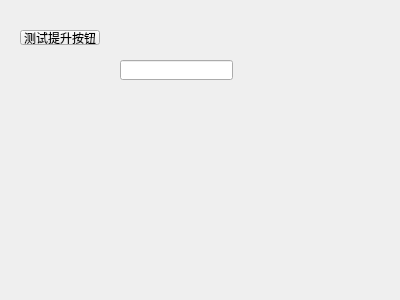
<?xml version="1.0" encoding="UTF-8"?>
<ui version="4.0">
 <class>TestSheji</class>
 <widget class="QWidget" name="TestSheji">
  <property name="geometry">
   <rect>
    <x>0</x>
    <y>0</y>
    <width>400</width>
    <height>300</height>
   </rect>
  </property>
  <property name="windowTitle">
   <string>Form</string>
  </property>
  <widget class="QPushButton" name="pushButton">
   <property name="geometry">
    <rect>
     <x>20</x>
     <y>30</y>
     <width>80</width>
     <height>15</height>
    </rect>
   </property>
   <property name="text">
    <string>测试提升按钮</string>
   </property>
  </widget>
  <widget class="QLineEdit" name="lineEdit">
   <property name="geometry">
    <rect>
     <x>120</x>
     <y>60</y>
     <width>113</width>
     <height>20</height>
    </rect>
   </property>
  </widget>
 </widget>
 <resources/>
 <connections/>
</ui>
